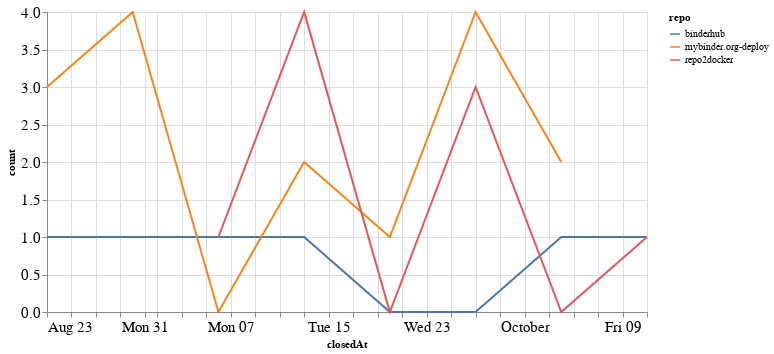

The code cell stored with this chart in its notebook:
### Code cell
closed_by_time = closed_by.groupby('repo').resample('W', on='closedAt').count()['author'].reset_index()
closed_by_time = closed_by_time.rename(columns={'author': 'count'})

alt.Chart(closed_by_time, width=600).mark_line().encode(
    x='closedAt',
    y='count',
    color='repo',
    tooltip="repo"
)

### Figure 1 — Vega-Lite specification as saved in the notebook (floating-point values rounded to 4 significant figures)
{"config": {"axisLeft": {"labelFontSize": 15}, "axisBottom": {"labelFontSize": 15}}, "data": {"name": "data-3313dd352eb842f0b1cd96bcb47600a7"}, "mark": "line", "encoding": {"color": {"type": "nominal", "field": "repo"}, "tooltip": {"type": "nominal", "field": "repo"}, "x": {"type": "temporal", "field": "closedAt"}, "y": {"type": "quantitative", "field": "count"}}, "width": 600, "$schema": "https://vega.github.io/schema/vega-lite/v4.8.1.json", "datasets": {"data-3313dd352eb842f0b1cd96bcb47600a7": [{"repo": "binderhub", "closedAt": "2020-08-23T00:00:00", "count": 1}, {"repo": "binderhub", "closedAt": "2020-08-30T00:00:00", "count": 1}, {"repo": "binderhub", "closedAt": "2020-09-06T00:00:00", "count": 1}, {"repo": "binderhub", "closedAt": "2020-09-13T00:00:00", "count": 1}, {"repo": "binderhub", "closedAt": "2020-09-20T00:00:00", "count": 0}, {"repo": "binderhub", "closedAt": "2020-09-27T00:00:00", "count": 0}, {"repo": "binderhub", "closedAt": "2020-10-04T00:00:00", "count": 1}, {"repo": "binderhub", "closedAt": "2020-10-11T00:00:00", "count": 1}, {"repo": "mybinder.org-deploy", "closedAt": "2020-08-23T00:00:00", "count": 3}, {"repo": "mybinder.org-deploy", "closedAt": "2020-08-30T00:00:00", "count": 4}, {"repo": "mybinder.org-deploy", "closedAt": "2020-09-06T00:00:00", "count": 0}, {"repo": "mybinder.org-deploy", "closedAt": "2020-09-13T00:00:00", "count": 2}, {"repo": "mybinder.org-deploy", "closedAt": "2020-09-20T00:00:00", "count": 1}, {"repo": "mybinder.org-deploy", "closedAt": "2020-09-27T00:00:00", "count": 4}, {"repo": "mybinder.org-deploy", "closedAt": "2020-10-04T00:00:00", "count": 2}, {"repo": "repo2docker", "closedAt": "2020-09-06T00:00:00", "count": 1}, {"repo": "repo2docker", "closedAt": "2020-09-13T00:00:00", "count": 4}, {"repo": "repo2docker", "closedAt": "2020-09-20T00:00:00", "count": 0}, {"repo": "repo2docker", "closedAt": "2020-09-27T00:00:00", "count": 3}, {"repo": "repo2docker", "closedAt": "2020-10-04T00:00:00", "count": 0}, {"repo": "repo2docker", "closedAt": "2020-10-11T00:00:00", "count": 1}]}}
